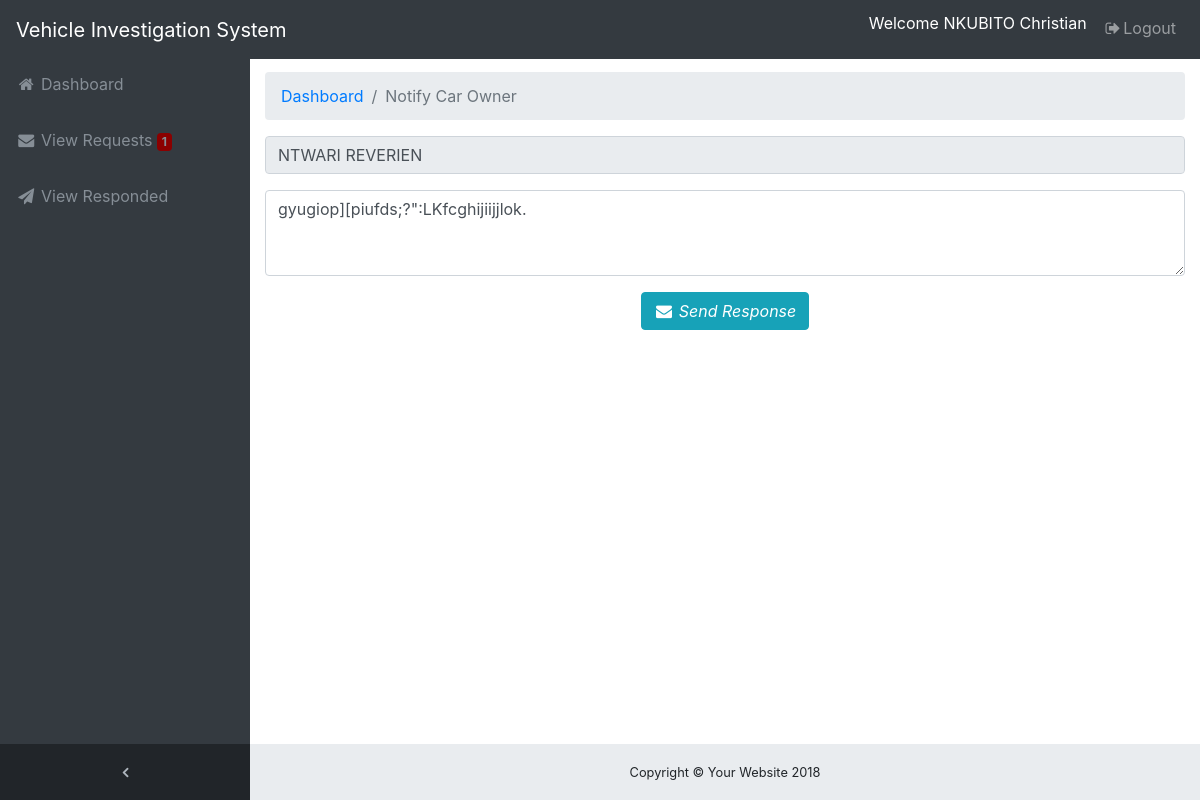
The page /police/notify.php?id=14 (signed in) on the database its author committed.
### tables this page shows
CREATE TABLE IF NOT EXISTS `requests` (
`id` int(11) NOT NULL,
  `plaque` varchar(15) NOT NULL,
  `customer_name` varchar(200) NOT NULL,
  `tel` varchar(20) NOT NULL,
  `province` varchar(20) NOT NULL,
  `district` varchar(30) NOT NULL,
  `sector` varchar(20) NOT NULL,
  `vim` varchar(30) NOT NULL,
  `category` varchar(50) NOT NULL,
  `model` varchar(25) NOT NULL,
  `mnumber` varchar(25) NOT NULL,
  `fnumber` varchar(40) NOT NULL,
  `myear` varchar(35) NOT NULL,
  `byear` varchar(23) NOT NULL,
  `msg` varchar(500) NOT NULL,
  `rdate` datetime NOT NULL,
  `status` varchar(30) NOT NULL DEFAULT 'Not Responded',
  `seen_status` int(11) NOT NULL
);

CREATE TABLE IF NOT EXISTS `tbl_users` (
`userID` int(11) NOT NULL,
  `userName` varchar(100) NOT NULL,
  `userEmail` varchar(100) NOT NULL,
  `userPass` varchar(100) NOT NULL,
  `userStatus` enum('Y','N') NOT NULL,
  `province` varchar(15) NOT NULL DEFAULT 'a'
);

### police/class.user.php (called while the page is built, shortened)
<?php
class USER
{
	private $conn;
	public function __construct()
	{
		$database = new Database();
		$db = $database->dbConnection();
		$this->conn = $db;
    }
	public function runQuery($sql)
	{
		$stmt = $this->conn->prepare($sql);
		return $stmt;
	}
}

### police/notify.php (the view, shortened to what this page needs)
<?php
$ID=$_GET['id'];
require_once 'class.user.php';
$user_home = new USER();
$stmt = $user_home->runQuery("SELECT * FROM tbl_users WHERE userID=:uid");
$stmt->execute(array(":uid"=>$_SESSION['userSession']));
$row = $stmt->fetch(PDO::FETCH_ASSOC);
?>
<!DOCTYPE html>
<html lang="en">
<head>
  <link href="vendor/bootstrap/css/bootstrap.min.css" rel="stylesheet">
  <link href="vendor/font-awesome/css/font-awesome.min.css" rel="stylesheet" type="text/css">
  <link href="css/sb-admin.css" rel="stylesheet">
</head>
<body class="fixed-nav sticky-footer bg-dark" id="page-top">
<?php
include('dbcon.php');
$result = $conn->prepare("SELECT * FROM requests where id='$ID'");
$result->execute();
for($i=0; $rows = $result->fetch(); $i++){
?>
  <nav class="navbar navbar-expand-lg navbar-dark bg-dark fixed-top" id="mainNav">
    <a class="navbar-brand" href="index.html">Vehicle Investigation System</a>
    <div class="collapse navbar-collapse" id="navbarResponsive">
      <ul class="navbar-nav navbar-sidenav" id="exampleAccordion">
        <li class="nav-item" data-toggle="tooltip" data-placement="right" title="Dashboard">
          <a class="nav-link" href="dashboard.php">
            <i class="fa fa-fw fa-home"></i>
            <span class="nav-link-text">Dashboard</span>
          </a>
        </li>
        <li class="nav-item" data-toggle="tooltip" data-placement="right" title="Requests">
          <a class="nav-link" href="#">
            <i class="fa fa-fw fa-envelope"></i>
   <?php
   include 'dbcon.php';
   $sql = $conn ->prepare("SELECT COUNT(seen_status) as m FROM  requests WHERE seen_status=3");
                                          $sql -> execute();
                                           $count = $sql->fetchAll();
                                           foreach ($count as $field);
                                           ?>
            <span class="nav-link-text">View Requests  <span class="badge" style="background-color: darkred;"><?php echo $field['m'];?></span>
          </a>
        </li>
        <li class="nav-item" data-toggle="tooltip" data-placement="right" title="Send Response">
          <a class="nav-link" href="responded.php">
            <i class="fa fa-fw fa-send"></i>
            <span class="nav-link-text">View Responded</span>
          </a>
        </li>
      </ul>
      <ul class="navbar-nav sidenav-toggler">
        <li class="nav-item">
          <a class="nav-link text-center" id="sidenavToggler">
            <i class="fa fa-fw fa-angle-left"></i>
          </a>
        </li>
      </ul>
      <ul class="navbar-nav ml-auto">
        <li class="nav-item">
          <form class="form-inline my-2 my-lg-0 mr-lg-2">
            <p style="color:white;margin-top: 3px;">Welcome <?php echo $row['userName']; ?></P>
          </form>
        </li>
        <li class="nav-item">
          <a class="nav-link" href="logout.php"> <i class="fa fa-fw fa-sign-out"></i>Logout</a>
        </li>
      </ul>
    </div>
  </nav>
  <div class="content-wrapper">
    <div class="container-fluid">
      <ol class="breadcrumb">
        <li class="breadcrumb-item">
          <a href="dashboard.php">Dashboard</a>
        </li>
        <li class="breadcrumb-item active">Notify Car Owner</li>
      </ol>
      <div class="row">
        <div class="col-12">
         <div class="content-row">
                  <div class="panel panel-default">
                    <div class="panel-body">
                      <center><form method="POST" action="notified.php">
                                            <div class="form-group">
                                      <input class="form-control" readonly="" type="text" name="recipient" value="<?php echo $rows['customer_name']; ?>">
                                      </div>
                           <div class="form-group">
                                            <textarea class="form-control" rows="3" name="msg" required><?php echo $rows['msg']; ?></textarea>
                                        </div>
                        <div class="form-group">
                          <div class="col-md-offset-2 col-md-10">
                            <button class="btn btn-info" type="submit" name="send"><i class="fa fa-fw fa-envelope"></i> <i>Send Response</i> </button>
                          </div>
                        </div>
                      </form></center>
                    </div>
                  </div>
                </div>
        </div>
      </div>
    </div>
    <footer class="sticky-footer">
      <div class="container">
        <div class="text-center">
          <small>Copyright &copy; Your Website 2018</small>
        </div>
      </div>
    </footer>
  </div>
</body>
</html>
<?php
}
?>

### police/css/sb-admin.css (style rules this page uses)
html { position: relative; min-height: 100%; }
body { overflow-x: hidden; }
body.sticky-footer { margin-bottom: 56px; }
body.sticky-footer .content-wrapper { min-height: calc(100vh - 56px - 56px); }
body.fixed-nav { padding-top: 56px; }
.content-wrapper { min-height: calc(100vh - 56px); padding-top: 1rem; }
#mainNav .navbar-collapse { overflow: auto; max-height: 75vh; }
#mainNav .navbar-collapse .navbar-nav .nav-item .nav-link { cursor: pointer; }
#mainNav .navbar-collapse .sidenav-toggler { display: none; }
@media (min-width: 992px) { #mainNav .navbar-brand { width: 250px; } }
@media (min-width: 992px) { #mainNav .navbar-collapse { overflow: visible; max-height: none; } }
@media (min-width: 992px) { #mainNav .navbar-collapse .navbar-sidenav { position: absolute; top: 0; left: 0; -webkit-flex-direction: column; -ms-flex-direction: column; flex-direction: column; margin-top: 56px; } }
@media (min-width: 992px) { #mainNav .navbar-collapse .navbar-sidenav > .nav-item { width: 250px; padding: 0; } }
@media (min-width: 992px) { #mainNav .navbar-collapse .navbar-sidenav > .nav-item > .nav-link { padding: 1em; } }
#mainNav.fixed-top .sidenav-toggler { display: none; }
@media (min-width: 992px) { #mainNav.fixed-top .navbar-sidenav { height: calc(100vh - 112px); } }
@media (min-width: 992px) { #mainNav.fixed-top .sidenav-toggler { position: absolute; top: 0; left: 0; display: flex; -webkit-flex-direction: column; -ms-flex-direction: column; flex-direction: column; margin-top: calc(100vh - 56px); } }
@media (min-width: 992px) { #mainNav.fixed-top .sidenav-toggler > .nav-item { width: 250px; padding: 0; } }
@media (min-width: 992px) { #mainNav.fixed-top .sidenav-toggler > .nav-item > .nav-link { padding: 1em; } }
#mainNav.fixed-top.navbar-dark .sidenav-toggler { background-color: #212529; }
#mainNav.fixed-top.navbar-dark .sidenav-toggler a i { color: #adb5bd; }
.content-wrapper { overflow-x: hidden; background: white; }
@media (min-width: 992px) { .content-wrapper { margin-left: 250px; } }
#sidenavToggler i { font-weight: 800; }
#mainNav.navbar-dark .navbar-collapse .navbar-sidenav > .nav-item > .nav-link { color: #868e96; }
@media (min-width: 992px) { #mainNav.navbar-dark .navbar-collapse .navbar-sidenav { background: #343a40; } }
footer.sticky-footer { position: absolute; right: 0; bottom: 0; width: 100%; height: 56px; background-color: #e9ecef; line-height: 55px; }
@media (min-width: 992px) { footer.sticky-footer { width: calc(100% - 250px); } }

### rows shown on the page
requests: m "1", recipient "NTWARI REVERIEN", msg "gyugiop][piufds;?\":LKfcghijiijjlok."
tbl_users: userName "NKUBITO Christian"
